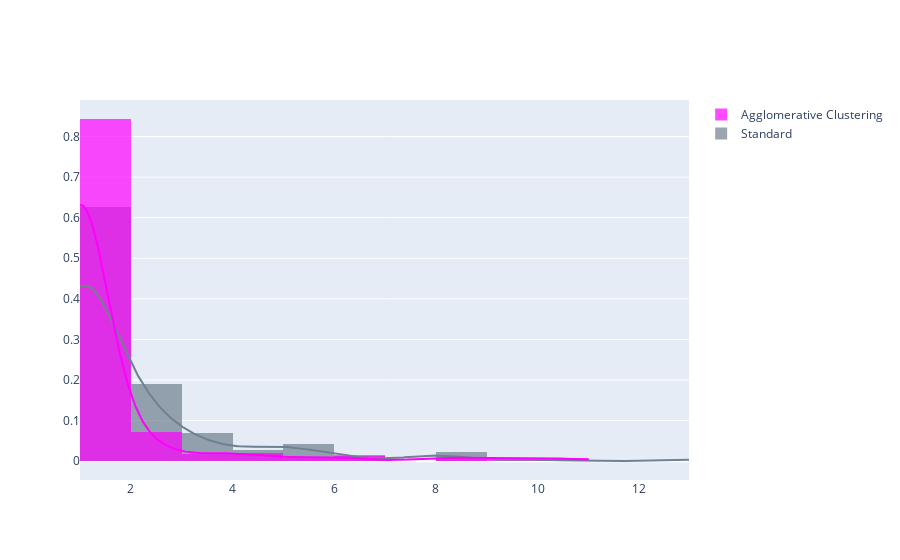

Notebook cell for this chart:
### Code cell
import plotly.figure_factory as ff
import numpy as np

x1 = D
x2 = G

group_labels = ['Standard', 'Agglomerative Clustering']

colors = ['slategray', 'magenta']

# Create distplot with curve_type set to 'normal'
fig = ff.create_distplot([x1, x2], group_labels, bin_size=1,
                         curve_type='kde', show_rug=False, # override default 'kde'
                         colors=colors)

# Add title
fig.update_layout(title_text='')
fig.show()

### Figure 1 — Plotly figure (JSON) as saved in the notebook; plotly's stock layout.template omitted (floating-point values rounded to 4 significant figures; data arrays with more than 128 entries replaced by an {"elided": "..."} marker saying what was removed)
{"data": [{"autobinx": false, "histnorm": "probability density", "legendgroup": "Standard", "marker": {"color": "slategray"}, "name": "Standard", "opacity": 0.7, "type": "histogram", "x": {"elided": "186 int values"}, "xaxis": "x", "xbins": {"end": 13, "size": 1, "start": 1}, "yaxis": "y"}, {"autobinx": false, "histnorm": "probability density", "legendgroup": "Agglomerative Clustering", "marker": {"color": "magenta"}, "name": "Agglomerative Clustering", "opacity": 0.7, "type": "histogram", "x": {"elided": "237 int values"}, "xaxis": "x", "xbins": {"end": 11, "size": 1, "start": 1}, "yaxis": "y"}, {"legendgroup": "Standard", "marker": {"color": "slategray"}, "mode": "lines", "name": "Standard", "showlegend": false, "type": "scatter", "x": {"elided": "500 float values"}, "xaxis": "x", "y": {"elided": "500 float values"}, "yaxis": "y"}, {"legendgroup": "Agglomerative Clustering", "marker": {"color": "magenta"}, "mode": "lines", "name": "Agglomerative Clustering", "showlegend": false, "type": "scatter", "x": {"elided": "500 float values"}, "xaxis": "x", "y": {"elided": "500 float values"}, "yaxis": "y"}], "layout": {"barmode": "overlay", "hovermode": "closest", "legend": {"traceorder": "reversed"}, "title": {"text": ""}, "xaxis": {"anchor": "y2", "domain": [0, 1], "zeroline": false}, "yaxis": {"anchor": "free", "domain": [0, 1], "position": 0}}}
